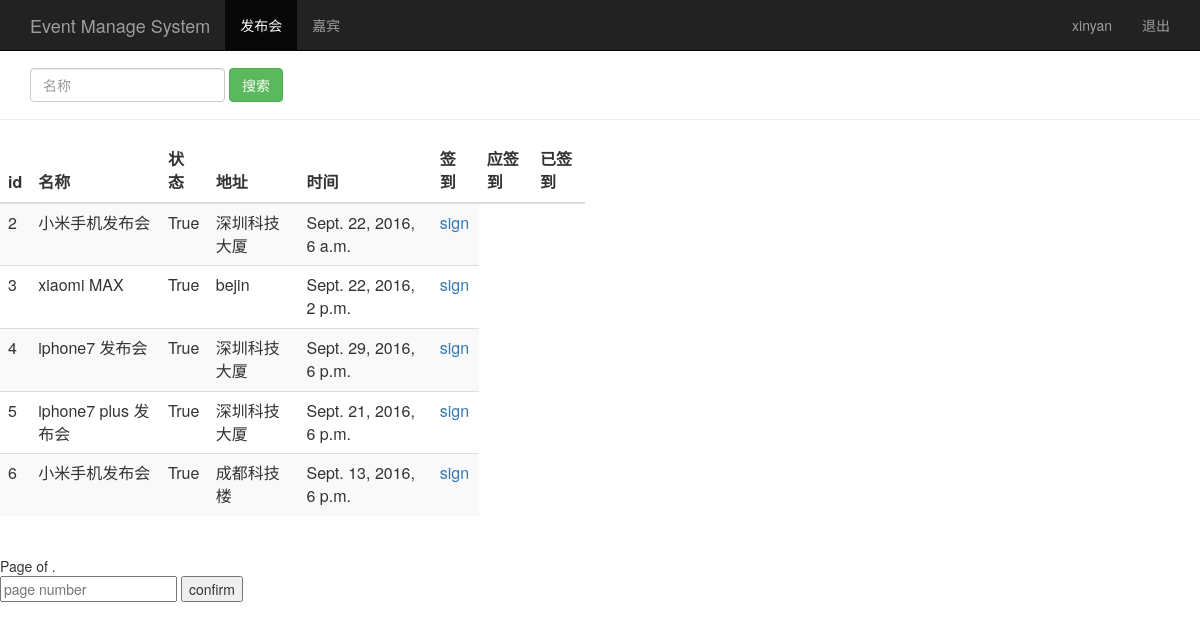
Page /search_name/ (signed in) on the committed database.
### sign/models.py (models this page shows, shortened)
class Event(models.Model):
    name = models.CharField(max_length=100) # 发布会标题
    limit = models.IntegerField() # 参加人数
    status = models.BooleanField() # 状态
    address = models.CharField(max_length=200) # 地址
    start_time = models.DateTimeField('events time') # 发布会时间
    create_time = models.DateTimeField(auto_now=True) # 创建时间（自动获取当前时间）

### sign/views.py (the view)
# urls.py: url(r'^search_name/',views.search_name),
@login_required
def search_name(request):
    username = request.session.get('user', '')
    sreach_name = request.GET.get("name", "")
    sreach_name_bytes = sreach_name.encode(encoding="utf-8")
    event_list = Event.objects.filter(name__contains=sreach_name)
    return render(request, "event_manage.html", {"user": username,
                                                "events": event_list})

### sign/templates/event_manage.html (shortened to what this page needs)
<html lang="zh-CN">
	<head>
		{% load bootstrap3 %}
		{% bootstrap_css %}
	</head>
	<body role="document">
		<nav class="navbar navbar-inverse navbar-fixed-top">
			<div class="container">
				<div class="navbar-header">
					<a class="navbar-brand" href="/event_manage/">Event Manage System</a>
				</div>
				<div id="navbar" class="collapse navbar-collapse">
					<ul class="nav navbar-nav">
						<li class="active"><a href="#">发布会</a></li>
						<li><a href="/guest_manage/">嘉宾</a></li>
					</ul>
					<ul class="nav navbar-nav navbar-right">
						<li><a href="#">{{user}}</a></li>
						<li><a href="/logout/">退出</a></li>
					</ul>
				</div>
			</div>
		</nav>
		<br>
		<div class="page-header">
			<div id="navbar" class="navbar-collapse collapse">
				<form class="navbar-form" method="get" action="/search_name/">
					<div class="form-group">
						<input name="name" type="text" placeholder="名称" class="form-control">
					</div>
					<button type="submit" class="btn btn-success">搜索</button>
				</form>
			</div>
		</div>
		<div class="row">
			<div class="col-md-6">
				<table class="table table-striped">
					<thead>
						<tr>
							<th>id</th><th>名称</th><th>状态</th><th>地址</th><th>时间</th><th>签到</th><th>应签到</th><th>已签到</th>
						</tr>
					</thead>
					<tbody>
						{% for event in events %}
						<tr>
							<td>{{ event.id }}</td>
							<td>{{ event.name }}</td>
							<td>{{ event.status }}</td>
							<td>{{ event.address }}</td>
							<td>{{ event.start_time }}</td>
							<td>
							<a href="/sign_index/{{ event.id }}/" target="{{ event.id }}_black">sign</a>
							</td>
						</tr>
						{% endfor %}
					</tbody>
				</table>
			</div>
		</div>
		<div class="pagination">
			<span class="step-links">
			<span class="current">
				Page {{ events.number }} of {{ events.paginator.num_pages }}.
			</span>
			</span>
			<form method="get" action="/event_manage/">
				<input name="page" type="text" placeholder="page number">
				<button id ="btn" type="submit">confirm</button>
				<br>
			</form>
		</div>
	</body>
</html>

### rows in the picture
Event: id "2", name "小米手机发布会", status "True", address "深圳科技大厦", start_time "Sept. 22, 2016, 6 a.m."
Event: id "3", name "xiaomi MAX", status "True", address "bejin", start_time "Sept. 22, 2016, 2 p.m."
Event: id "4", name "iphone7 发布会", status "True", address "深圳科技大厦", start_time "Sept. 29, 2016, 6 p.m."
Event: id "5", name "iphone7 plus 发布会", status "True", address "深圳科技大厦", start_time "Sept. 21, 2016, 6 p.m."
Event: id "6", name "小米手机发布会", status "True", address "成都科技楼", start_time "Sept. 13, 2016, 6 p.m."

### other values in the picture
{{ user }} "xinyan"
